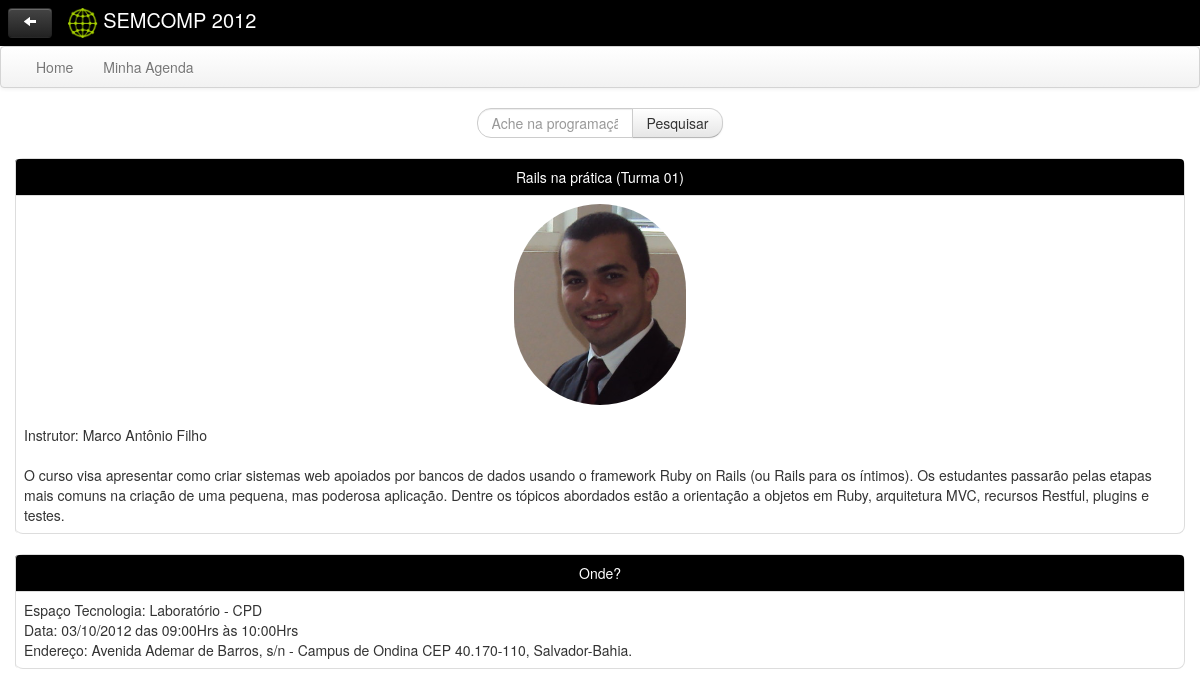
Page /desc_atividade.php?idsala=1&idatividade=1&data=2012-10-03&hora_inicio=09:00:00&hora_fim=10:00:00 on the committed database.
### tables this page shows
CREATE TABLE `atividades` (
  `idatividades` int(11) NOT NULL AUTO_INCREMENT,
  `titulo` varchar(300) NOT NULL,
  `descricao` varchar(500) NOT NULL,
  `categoria_idcategoria` int(11) NOT NULL,
  `imagem` varchar(200) NOT NULL,
  PRIMARY KEY (`idatividades`,`categoria_idcategoria`),
  KEY `fk_atividades_categoria` (`categoria_idcategoria`),
  CONSTRAINT `fk_atividades_categoria` FOREIGN KEY (`categoria_idcategoria`) REFERENCES `categoria` (`idcategoria`) ON DELETE NO ACTION ON UPDATE NO ACTION
);

CREATE TABLE `sala` (
  `idsala` int(11) NOT NULL AUTO_INCREMENT,
  `descricao` varchar(200) NOT NULL,
  `localizacao` varchar(350) NOT NULL,
  PRIMARY KEY (`idsala`)
);

### modelo/bd/AtividadesBD.php (called while the page is built, shortened)
<?php
include_once("conexao.php");
include_once 'modelo/negocio/Atividades.php';
class AtividadesBD{
	public function getOne($id){
		$mysql = new conexao;
		$sql = $mysql->sql_query("select * from atividades where idatividades = $id");
		$atividades = new Atividades();
		while($ativi = mysql_fetch_array($sql)){
			$atividades->setDescricao($ativi['descricao']);
			$atividades->setIdAtividades($ativi['idatividades']);
			$atividades->setTitulo($ativi['titulo']);
			$atividades->setCategoria_IdCategoria($ativi['categoria_idcategoria']);
			$atividades->setImagem($ativi['imagem']);
		}
		return $atividades;
	}
}
?>

### modelo/bd/conexao.php (called while the page is built, shortened)
<?php
class conexao {
    var $host = "localhost";
    var $user = "gerclientes";
    var $senha = "bNCIOrkDRF";
    var $link;
    function conecta(){
        $this->link = @mysql_connect($this->host,$this->user,$this->senha);
    }
    function sql_query($query){
        $this->query = $query;
        if($this->resultado = mysql_query($this->query)){
            return $this->resultado;
        }else{
            print "Ocorreu um erro ao executar a Query MySQL: <b>$query</b>";
      print "<br><br>";
      print "Erro no MySQL: <b>".mysql_error()."</b>";
      die();
            $this->desconecta();
        }
    }
    function desconecta(){
        return mysql_close($this->link);
    }
}
?>

### modelo/negocio/Atividades.php (called while the page is built, shortened)
<?php
class Atividades{
	private $descricao;
	private $titulo;
	private $imagem;
	public function getDescricao(){
		return $this->descricao;
	}
	public function setDescricao($descricao){
		$this->descricao = $descricao;
	}
	public function getImagem(){
		return $this->imagem;
	}
	public function setImagem($imagem){
		$this->imagem = $imagem;
	}
	public function getTitulo(){
		return $this->titulo;
	}
	public function setTitulo($titulo){
		$this->titulo = $titulo;
	}
}
?>

### modelo/bd/SalaBD.php (called while the page is built, shortened)
<?php
include_once("conexao.php");
include_once 'modelo/negocio/Sala.php';
class SalaBD{
	public function getOne($id){
		$mysql = new conexao;
		$sql = $mysql->sql_query("select * from sala where idsala = $id");
		$sala = new Sala();
		while($sal = mysql_fetch_array($sql)){
			$sala->setDescricao($sal['descricao']);
			$sala->setIdSala($sal['idsala']);
			$sala->setLocalizacao($sal['localizacao']);
		}
		return $sala;
	}
}
?>

### modelo/negocio/Sala.php (called while the page is built, shortened)
<?php
Class Sala{
	private $descricao;
	private $localizacao;
	public function getDescricao(){
		return $this->descricao;
	}
	public function setDescricao($descricao){
		$this->descricao = $descricao;
	}
	public function getLocalizacao(){
		return $this->localizacao;
	}
	public function setLocalizacao($localizacao){
		$this->localizacao = $localizacao;
	}
}
?>

### desc_atividade.php (the view, shortened to what this page needs)
<!DOCTYPE html>
<html>
<head>
<link href="css/bootstrap-responsive.css" rel="stylesheet">
<link href="css/bootstrap.css" rel="stylesheet">
</head>
<body>
	<?php
	include_once 'header.php';
	include_once 'modelo/bd/AtividadesBD.php';
	include_once 'modelo/negocio/Atividades.php';
	include_once 'modelo/bd/SalaBD.php';
	include_once 'modelo/negocio/Sala.php';
	$atividadeBD = new AtividadesBD();
	$salaBD = new SalaBD();
	$idatividade = $_GET['idatividade'];
	$idsala = $_GET['idsala'];
	$data = $_GET['data'];
	$hora_inicio = $_GET['hora_inicio'];
	$hora_fim = $_GET['hora_fim'];
	$atividade = $atividadeBD->getOne($idatividade);
	$sala = $salaBD->getOne($idsala);
	?>
	<div style="margin-left: 15px; margin-right: 15px;">
		<table class="table table-bordered">
			<tr style="color: white; background-color: #000000">
				<td style="text-align: center;"><?php echo $atividade->getTitulo();?></td>
			</tr>
			<tr>
				<td><div align="center"><img src="<?php echo $atividade->getImagem();?>" class="img-circle"  style="float: inherit;"/></div><br /> <?php echo $atividade->getDescricao();?></td>
			</tr>
		</table>
	</div>
	<div style="margin-left: 15px; margin-right: 15px;">
		<table class="table table-bordered">
			<tr style="color: white; background-color: #000000">
				<td style="text-align: center;">Onde?</td>
			</tr>
			<tr>
				<td><?php echo $sala->getDescricao();?><br>Data: <?php echo substr($data,8,2)?>/<?php echo substr($data,5,2)?>/<?php echo substr($data,0,4)?> das <?php echo substr($hora_inicio, 0,5)?>Hrs às <?php echo substr($hora_fim, 0,5)?>Hrs<br>Endereço: <?php echo $sala->getLocalizacao();?></td>
			</tr>
		</table>
	</div>
</body>
</html>

### rows in the picture
atividades: titulo "Rails na prática (Turma 01)", imagem (picture), descricao "Instrutor: Marco Antônio Filho O curso visa apresentar como criar sistemas web apoiados por bancos de dados usando o framework Ruby on Rails (ou Rails para os íntimos). Os estudantes passarão pelas etapas mais comuns na criação de uma pequena, mas poderosa aplicação. Dentre os tópicos abordados estão a orientação a objetos em Ruby, arquitetura MVC, recursos Restful, plugins e testes."
sala: descricao "Espaço Tecnologia: Laboratório - CPD", localizacao "Avenida Ademar de Barros, s/n - Campus de Ondina CEP 40.170-110, Salvador-Bahia."

### other values in the picture
substr($data,8,2) "03"
substr($data,5,2) "10"
substr($data,0,4) "2012"
substr($hora_inicio, 0,5) "09:00"
substr($hora_fim, 0,5) "10:00"
